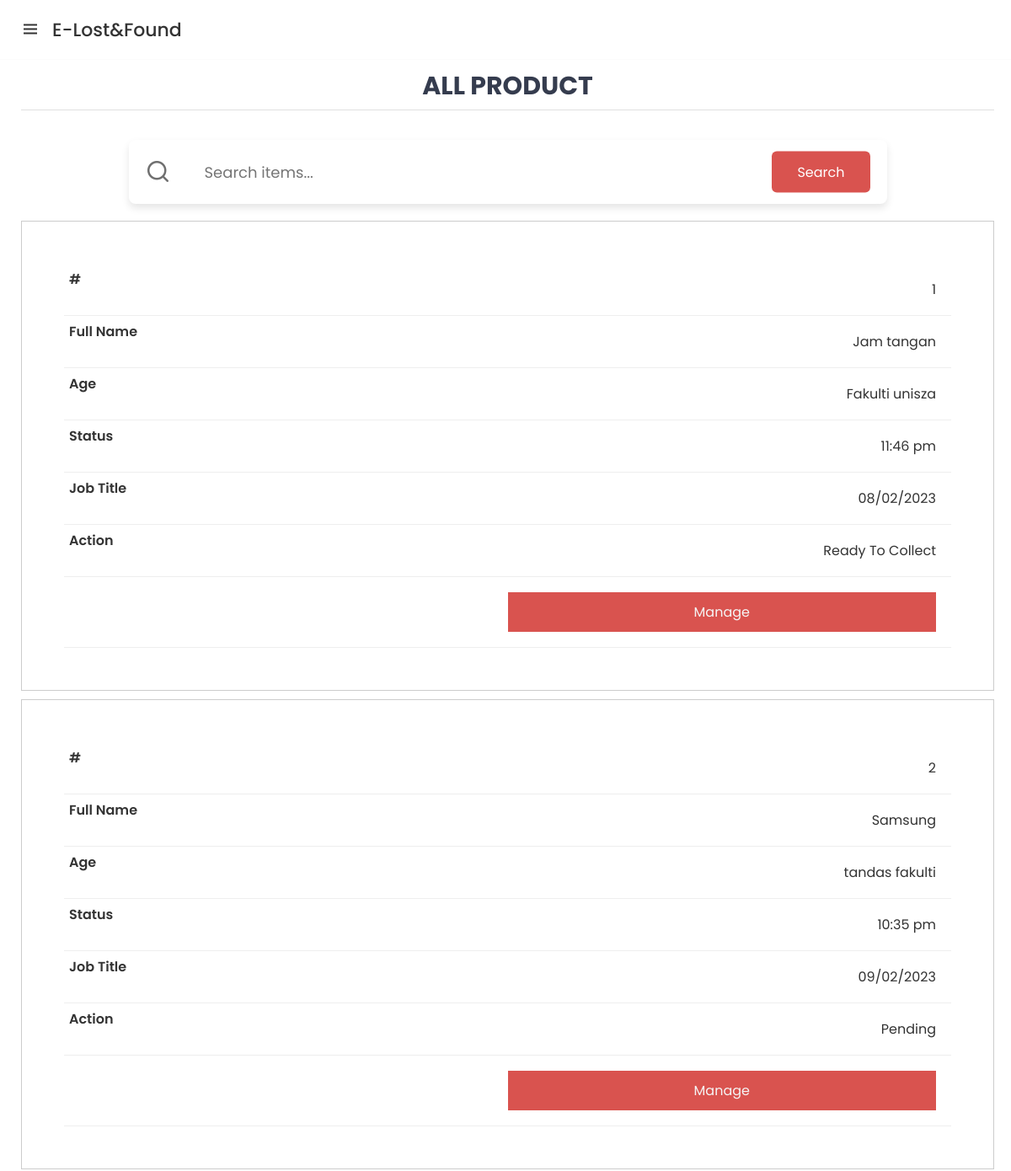
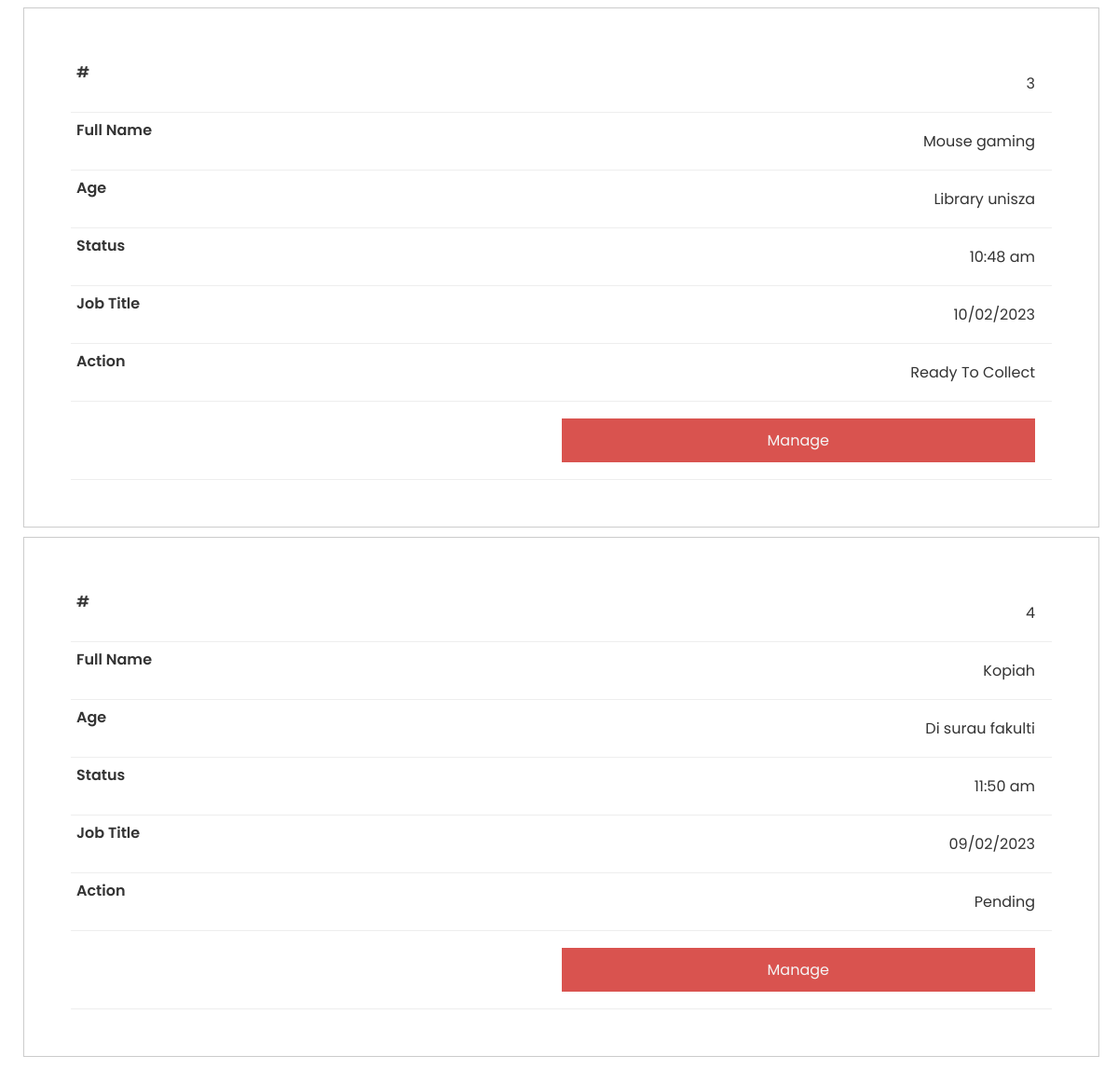
/e-lost&found/adminAllItemLost.php (signed in), run on the app's committed database (2 pictures, top to bottom).
### tables this page shows
CREATE TABLE `item_found` (
  `item_id` int(11) NOT NULL,
  `user_id` int(11) NOT NULL,
  `item_name` varchar(30) NOT NULL,
  `location_name` varchar(30) NOT NULL,
  `masa_jumpe` time NOT NULL,
  `tarikh_jumpe` date NOT NULL,
  `gambar_item` longblob NOT NULL,
  `desc_item` text NOT NULL,
  `item_category` varchar(30) NOT NULL,
  `item_status` varchar(30) NOT NULL
);

### e-lost&found/adminAllItemLost.php (the view, shortened to what this page needs)
<?php
    include "connection/db_conn.php";
    if(isset($_SESSION['user_id']) && isset($_SESSION['user_name'])) {
?>
<!DOCTYPE html>
<html lang="en">
  <head>
    <link rel="stylesheet" href="css/adminStyle.css">
    <link rel="stylesheet" href="css/allItemadmin.css">
    <link rel="stylesheet" href="https://unicons.iconscout.com/release/v4.0.0/css/line.css" />
    <link href='https://unpkg.com/boxicons@2.0.7/css/boxicons.min.css' rel='stylesheet'>
   </head>
   <body>
   <nav>
      <div class="logo">
        <i class="bx bx-menu menu-icon"></i>
        <span class="logo-name">E-Lost&Found</span>
      </div>
    </nav>
    <section class="overlay">
    <section class="home-section">
    <div class="wrapper">
    <div class="right">
        <div class="info">
            <h3>All Product</h3>
              <div class="search-container">
                  <div class="input-box">
                  <i class="uil uil-search"></i>
                      <form action="" method="post">
                          <input type="text" name="search" value="<?php if(isset($_GET['search'])){echo $_GET['search'];} ?>" placeholder="Search items..." />
                          <button type="submit" class="button">Search</button>
                      </form>
                  </div>
              </div>
            <div class="info_data">
              <table>
                  <tbody>
                    <?php
                      if(isset($_POST['search'])){
                        $key = $_POST['search'];
                        $query = "SELECT * FROM item_found WHERE item_name LIKE '$key'";
                        $queryrun = mysqli_query($conn, $query);
                        if(mysqli_num_rows($queryrun) > 0) {
                            foreach($queryrun as $row) { ?>
                            <tr>
                              <td><?php echo $row["item_id"]; ?></td>
                              <td><?php echo $row["item_name"]; ?></td>
                              <td><?php echo $row["location_name"]; ?></td>
                              <td><?php $date = $row["masa_jumpe"]; echo date('h:i a', strtotime($date));?></td>
                              <td><?php $orgDate = $row["tarikh_jumpe"]; $newDate = date("d/m/Y", strtotime($orgDate)); echo $newDate;?></td>
                              <td><?php echo $row["item_status"]; ?></td>
                              <td><a href="adminOption.php?pid=<?php echo $row['item_id']; ?>" class="btn">Manage</a>
                            </tr>
                    <?php } } else { ?>
                            <tr>
                              <td colspan="7">Doesn't have Anything...</td>
                            </tr>
                    <?php } ?>
                    <?php } else {
                      $sql = "SELECT * FROM `item_found`";
                      $result = $conn->query($sql);
                      $count=$result->num_rows;
                      if($count != 0) {
                        while($row = $result->fetch_assoc()){
                    ?>
                    <tr>
                      <td><?php echo $row["item_id"]; ?></td>
                      <td><?php echo $row["item_name"]; ?></td>
                      <td><?php echo $row["location_name"]; ?></td>
                      <td><?php $date = $row["masa_jumpe"]; echo date('h:i a', strtotime($date));?></td>
                      <td><?php $orgDate = $row["tarikh_jumpe"]; $newDate = date("d/m/Y", strtotime($orgDate)); echo $newDate;?></td>
                      <td><?php echo $row["item_status"]; ?></td>
                      <td><a href="adminOption.php?pid=<?php echo $row['item_id']; ?>" class="btn">Manage</a>
                    </tr>
                    <?php }} else {?>
                      <tr>
                        <td colspan="7">No Data Available</td>
                      </tr>
                    <?php }}?>
                  </tbody>
                </table>
            </div>
        </div>
      </div>
    </div>
    </section>
    </section>
  </body>
</html>
<?php
  }else{
      header("Location: index.php");
      exit();
  }
?>

### e-lost&found/css/adminStyle.css (style rules this page uses)
* { margin: 0; padding: 0; box-sizing: border-box; font-family: 'Poppins', sans-serif; }
nav { position: fixed; top: 0; left: 0; height: 70px; width: 100%; display: flex; align-items: center; background: #fff; box-shadow: 0 0 1px rgba(0, 0, 0, 0.1); }
nav .logo { display: flex; align-items: center; margin: 0 24px; }
.logo .menu-icon { color: #333; font-size: 24px; margin-right: 14px; cursor: pointer; }
.logo .logo-name { color: #333; font-size: 22px; font-weight: 500; }
.overlay { position: absolute; top: 0; left: 0; height: 1vh; width: 100%; opacity: 1; transition: all 0.4s ease; }
.home-section { position: relative; min-height: 80vh; width: calc(100% - 240px); top: 5rem; width: 100%; transition: all 0.5s ease; background-color: #fff; }
@media (max-width: 1240px) { .home-section { width: calc(100% - 60px); left: 10px; background-color: #fff; } }

### data on the page
item_found: item_id "1", item_name "Jam tangan", location_name "Fakulti unisza", masa_jumpe "11:46 pm", tarikh_jumpe "08/02/2023", item_status "Ready To Collect"
item_found: item_id "2", item_name "Samsung", location_name "tandas fakulti", masa_jumpe "10:35 pm", tarikh_jumpe "09/02/2023", item_status "Pending"
item_found: item_id "3", item_name "Mouse gaming", location_name "Library unisza", masa_jumpe "10:48 am", tarikh_jumpe "10/02/2023", item_status "Ready To Collect"
item_found: item_id "4", item_name "Kopiah", location_name "Di surau fakulti", masa_jumpe "11:50 am", tarikh_jumpe "09/02/2023", item_status "Pending"
